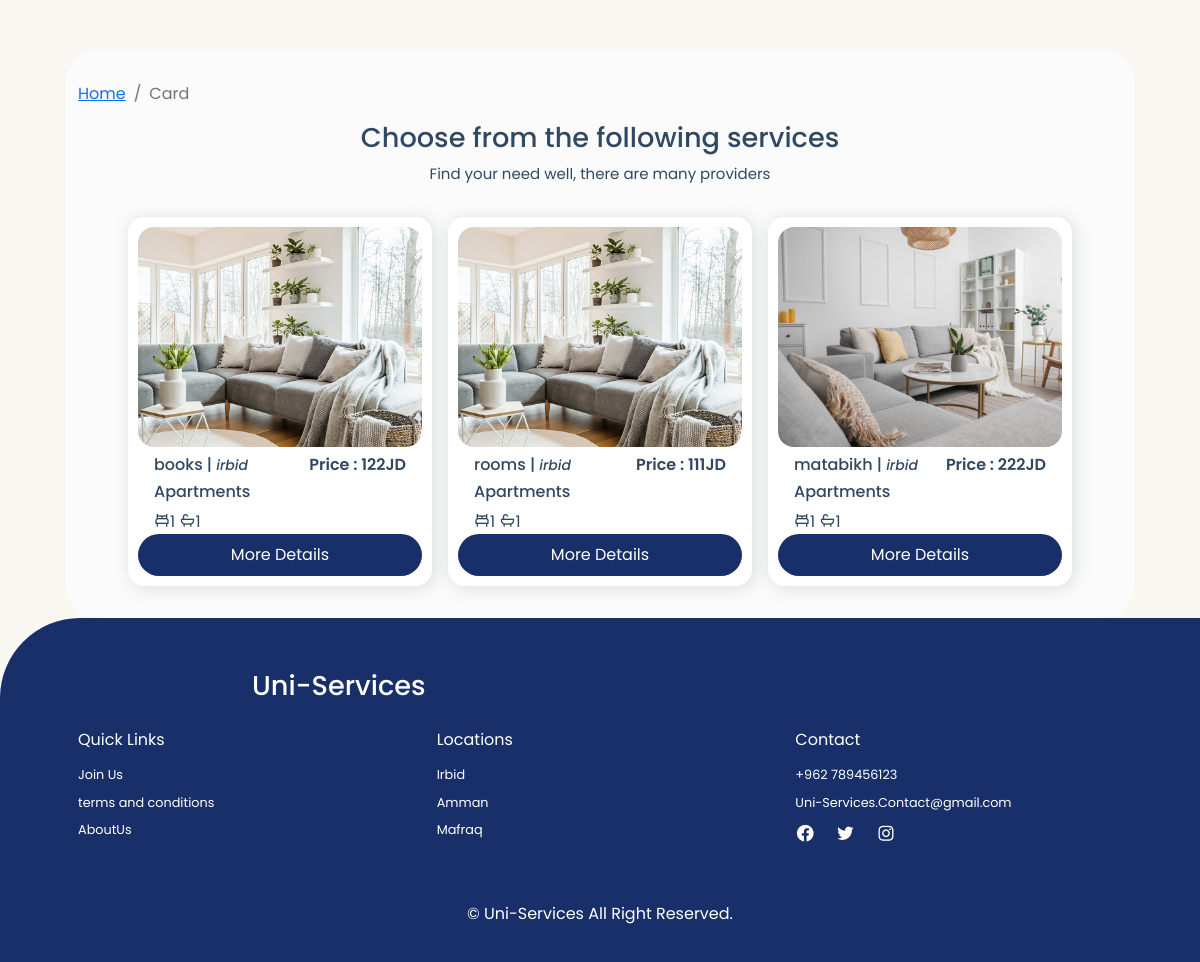
/card.php?id=1 (signed in), run on the app's committed database.
### tables this page shows
CREATE TABLE `user_services` (
  `id` int(255) NOT NULL,
  `image` varchar(255) NOT NULL,
  `price` varchar(255) NOT NULL,
  `title` varchar(255) NOT NULL,
  `details` text NOT NULL,
  `number_of_beds` tinyint(20) NOT NULL,
  `number_of_bathrooms` tinyint(20) NOT NULL,
  `city` varchar(255) NOT NULL,
  `categories` varchar(255) NOT NULL,
  `fname` varchar(255) NOT NULL,
  `lname` varchar(255) NOT NULL,
  `email` varchar(255) NOT NULL,
  `phone_number` varchar(255) NOT NULL,
  `cat_id` int(11) NOT NULL,
  `status` varchar(50) NOT NULL DEFAULT 'pending'
);

### card.php (the view, shortened to what this page needs)
<?php
include_once './processes/connection.php';
?>
<!DOCTYPE html>
<html lang="en">
<head>
    <link href='https://unpkg.com/boxicons@2.1.4/css/boxicons.min.css' rel='stylesheet'>
    <link href="https://cdn.jsdelivr.net/npm/bootstrap@5.2.3/dist/css/bootstrap.min.css" rel="stylesheet">
    <link rel="stylesheet" href="./layout/css/style.css">
</head>
<body>
    <section class="properties container" id="properties">
        <nav aria-label="breadcrumb">
            <ol class="breadcrumb">
                <li class="breadcrumb-item"><a href="./index.php">Home</a></li>
                <li class="breadcrumb-item active" aria-current="page">Card</li>
            </ol>
        </nav>
        <div class="heading">
            <h2>Choose from the following services</h2>
            <p>Find your need well, there are many providers</p>
        </div>
        <div class="properties-container container">
            <?php
            $cat_id = $_GET['id'];
            $rows = mysqli_query($conn, "SELECT * FROM user_services WHERE cat_id = '$cat_id' AND status ='in_service' ");
            if (!mysqli_num_rows($rows) > 0) {
                echo " <div class='text-center'> <h1 class='' style='color: #dbdada;'>No Data Available....</h1></div>";
            } else {
                foreach ($rows as $row) { ?>
                    <div class="box">
                        <img src="./layout/images/<?php echo $row['image'] ?>">
                        <div class="boxTitle mt-2 px-3">
                            <h3><?php echo $row['price'] ?>JD</h3>
                            <div class="text mt-0">
                                <h3>Price :&nbsp; </h3>
                                <h6><?php echo $row['title'] ?> | <small><i><?php echo $row['city'] ?></small></i></h6>
                                <h6><?php echo $row['categories'] ?></h6>
                            </div>
                            <div class="icon">
                                <i class='bx bx-bed'><span><?php echo $row['number_of_beds'] ?></span></i>
                                <i class='bx bx-bath'><span><?php echo $row['number_of_bathrooms'] ?></span></i>
                            </div>
                        </div>
                        <?php if (isset($_SESSION['user'])) { ?>
                            <a href="./details.php?id=<?php echo $row['id'] ?>" class="btn d-flex justify-content-center">More
                                Details</a>
                        <?php } else { ?>
                            <a class="btn d-flex justify-content-center" data-bs-toggle="modal" data-bs-target="#DetailsModal">
                                More
                                Details </a><?php } ?>
                    </div>
            <?php }
            }
            ?>
        </div>
    </section>
    <?php include "footer.php"; ?>

### layout/css/style.css (style rules this page uses)
* { box-sizing: border-box; font-family: "Poppins", sans-serif; scroll-behavior: smooth; scroll-padding-top: 3rem; list-style: none; text-decoration: none; padding: 0; margin: 0; }
:root { --main-color: #2288ff; --second-color: #192f6a; --text-color: #314862; --bg-color: #fff; --backG-color: #f9f7f2; --first-color: #f19835; --box-shadow: 2px 2px 18px rgb(14 52 54 / 15%); }
img { width: 100%; }
body { background: var(--backG-color); color: var(--text-color); }
section { padding: 2rem 2rem; }
.container { max-width: 1068px; margin-left: auto; margin-right: auto; }
.btn { padding: 8px 22px; background: var(--second-color); color: var(--bg-color); border-radius: 5rem; }
.heading { text-align: center; margin-bottom: 2rem; }
.heading h2 { font-size: 1.7rem; }
.heading p { font-size: 0.938rem; }
.properties { background: #fbfbfb; border-radius: 2rem; margin-top: 50px; }
.properties-container { display: grid; grid-template-columns: auto auto auto; gap: 1rem; padding: 0 50px; }
.properties-container .box { background: var(--bg-color); padding: 10px; border-radius: 1rem; box-shadow: var(--box-shadow); }
.properties-container .box img { border-radius: 1rem; height: 220px; object-fit: cover; object-position: center; }
.properties-container .box h3 { font-size: 1rem; font-weight: 600; float: right; }
.properties-container .box .btn { text-align: center; }

### data on the page
user_services: image (picture), price "122", title "books", city "irbid", categories "Apartments", number_of_beds "1", number_of_bathrooms "1"
user_services: image (picture), price "111", title "rooms", city "irbid", categories "Apartments", number_of_beds "1", number_of_bathrooms "1"
user_services: image (picture), price "222", title "matabikh", city "irbid", categories "Apartments", number_of_beds "1", number_of_bathrooms "1"
